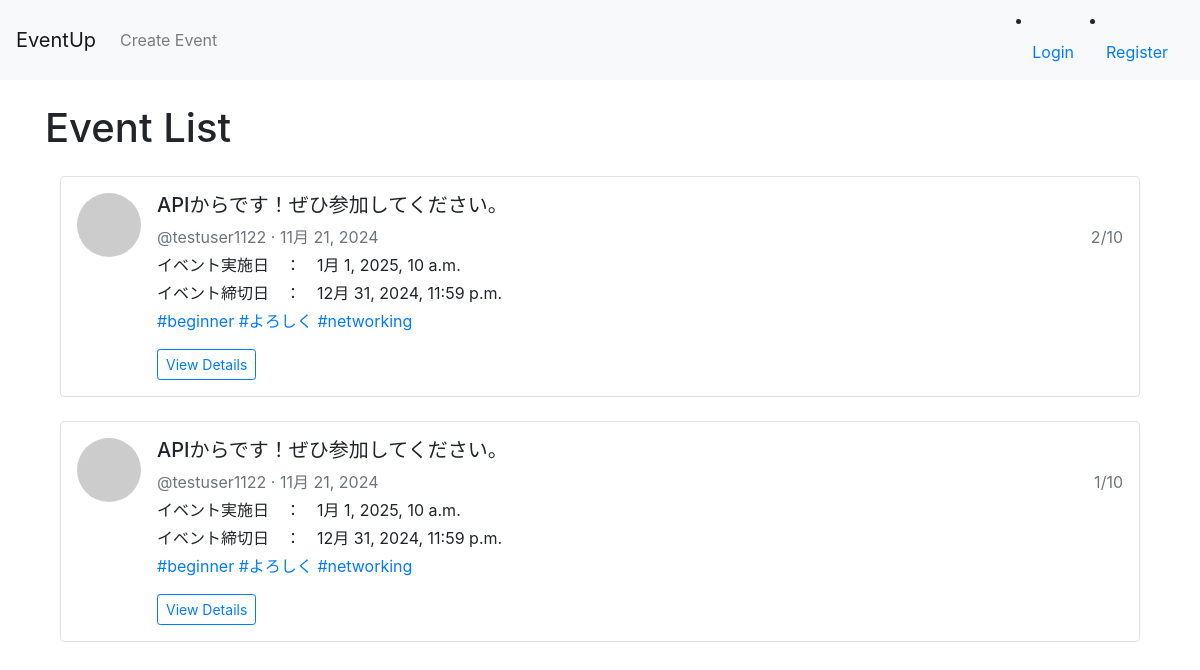
The page /home on the database its author committed.
### chat/models.py (models this page shows, shortened)
class Event(models.Model):
    PARTICIPATION_METHOD_CHOICES = [
        ('request', 'Participation Request → Approval → Join'),
        ('direct', 'Join Button → Join'),
    ]
    category = models.ForeignKey(Category, on_delete=models.PROTECT, null=True, blank=True)
    subcategory = models.ForeignKey(SubCategory, on_delete=models.SET_NULL, null=True, blank=True)
    title = models.CharField(max_length=200)
    capacity = models.IntegerField()
    participants = models.ManyToManyField(CustomUser, related_name='joined_events', blank=True)
    registration_deadline = models.DateTimeField()
    location = models.CharField(max_length=200)
    description = models.TextField()
    image = models.ImageField(upload_to='event_images/', blank=True, null=True)
    participation_method = models.CharField(max_length=10, choices=PARTICIPATION_METHOD_CHOICES, default='direct')
    organizer = models.ForeignKey(CustomUser, related_name='organized_events', on_delete=models.CASCADE)
    created_at = models.DateTimeField(auto_now_add=True)
    passcode = models.CharField(max_length=12, unique=False)
    event_date = models.DateTimeField(null=True, blank=True)
    hashtags = models.ManyToManyField(Hashtag, related_name='related_events', blank=True)

class CustomUser(AbstractUser):
    GENDER_CHOICES = [
        ('M', 'Male'),
        ('F', 'Female'),
        ('O', 'Other'),
    ]
    username = models.CharField(max_length=150, unique=False)
    bio = models.TextField(blank=True, null=True)
    profile_picture = models.ImageField(upload_to='profile_pictures/', blank=True, null=True)
    followers_count = models.PositiveIntegerField(default=0)
    following_count = models.PositiveIntegerField(default=0)
    gender = models.CharField(max_length=1, choices=GENDER_CHOICES, blank=True, null=True)
    age = models.PositiveIntegerField(blank=True, null=True)
    preferred_region = models.CharField(max_length=100, blank=True, null=True)
    account_id = models.CharField(max_length=30, unique=True, blank=False, null=False)
    categories = models.ManyToManyField(Category, blank=True, related_name='interested_users')
    subcategories = models.ManyToManyField(SubCategory, blank=True, related_name='interested_users')
    USERNAME_FIELD = 'account_id'  # 認証に使用するフィールドを指定
    REQUIRED_FIELDS = ['email']    # スーパーユーザー作成時に必要なフィールド
    objects = CustomUserManager()

class Hashtag(models.Model):
    name = models.CharField(max_length=100, unique=True)

### chat/views.py (the view)
# urls.py: path('home', views.home, name='home'),
def home(request):
    events = Event.objects.all()
    return render(request, 'home.html', {'events': events})

### chat/templatetags/custom_filters.py (called while the page is built)
@register.filter
def markdownify(text):
    html = markdown.markdown(text, extensions=['markdown.extensions.fenced_code', 'markdown.extensions.codehilite'])
    return mark_safe(html)

### templates/home.html (shortened to what this page needs)
{% extends 'base.html' %}
{% load custom_filters %}
{% block content %}
<h1 class="mb-4">Event List</h1>
<div class="container">
    {% for event in events %}
        <div class="media mb-4 p-3 border rounded">
            {% if event.organizer.profile_picture %}
                <img src="{{ event.organizer.profile_picture.url }}" alt="{{ event.organizer.username }}" class="mr-3 rounded-circle" style="width: 64px; height: 64px; object-fit: cover;">
            {% else %}
                <img src="https://via.placeholder.com/64" alt="No Image" class="mr-3 rounded-circle">
            {% endif %}
            <div class="media-body">
                <h5 class="mt-0">{{ event.title }}</h5>
                <p class="mb-1 text-muted d-flex justify-content-between">
                    <span>@{{ event.organizer.username }} &middot; {{ event.created_at|date:"M d, Y" }}</span>
                    <span>{{ event.participants.count }}/{{ event.capacity }}</span>
                </p>
                <p class="mb-1">イベント実施日　：　{{ event.event_date }}</p>
                <p class="mb-1">イベント締切日　：　{{ event.registration_deadline }}</p>
                <p>
                    {% for hashtag in event.hashtags.all %}
                        <a href="{% url 'event_search' %}?hashtag={{ hashtag.name }}" class="text-primary">#{{ hashtag.name }}</a>
                    {% endfor %}
                </p>
                <div class="d-flex justify-content-between">
                    <a href='{% url 'event_detail' event.pk %}' class="btn btn-outline-primary btn-sm">View Details</a>
                </div>
            </div>
        </div>
    {% empty %}
        <p>No events available.</p>
    {% endfor %}
</div>
{% endblock %}

### templates/base.html (shortened to what this page needs)
<!DOCTYPE html>
<html lang="en">
<head>
    <link rel="stylesheet" href="https://stackpath.bootstrapcdn.com/bootstrap/4.5.2/css/bootstrap.min.css">
</head>
<body>
<nav class="navbar navbar-expand-lg navbar-light bg-light">
    <a class="navbar-brand" href="{% url 'home' %}">EventUp</a>
    <div class="collapse navbar-collapse">
        <ul class="navbar-nav mr-auto">
            <li class="nav-item">
                <a class="nav-link" href="{% url 'event_create' %}">Create Event</a>
            </li>
        </ul>
            {% if user.is_authenticated %}
                <li class="nav-item">
                    <a class="nav-link" href="{% url 'profile' user.id %}">Hello, @{{ user.username }}</a>
                </li>
                <li class="nav-item">
                    <a class="nav-link" href="{% url 'logout' %}">Logout</a>
                </li>
            {% else %}
                <li class="nav-item">
                    <a class="nav-link" href="{% url 'login' %}">Login</a>
                </li>
                <li class="nav-item">
                    <a class="nav-link" href="{% url 'register' %}">Register</a>
                </li>
            {% endif %}
    </div>
</nav>
<div class="container mt-4">
    {% block content %}{% endblock %}
</div>
</body>
</html>

### rows shown on the page
Event: title "APIからです！ぜひ参加してください。", organizer.username "testuser1122", created_at "11月 21, 2024", participants.count "2", capacity "10", event_date "1月 1, 2025, 10 a.m.", registration_deadline "12月 31, 2024, 11:59 p.m."
Hashtag: name "beginner"
Hashtag: name "よろしく"
Hashtag: name "networking"
Event: title "APIからです！ぜひ参加してください。", organizer.username "testuser1122", created_at "11月 21, 2024", participants.count "1", capacity "10", event_date "1月 1, 2025, 10 a.m.", registration_deadline "12月 31, 2024, 11:59 p.m."
